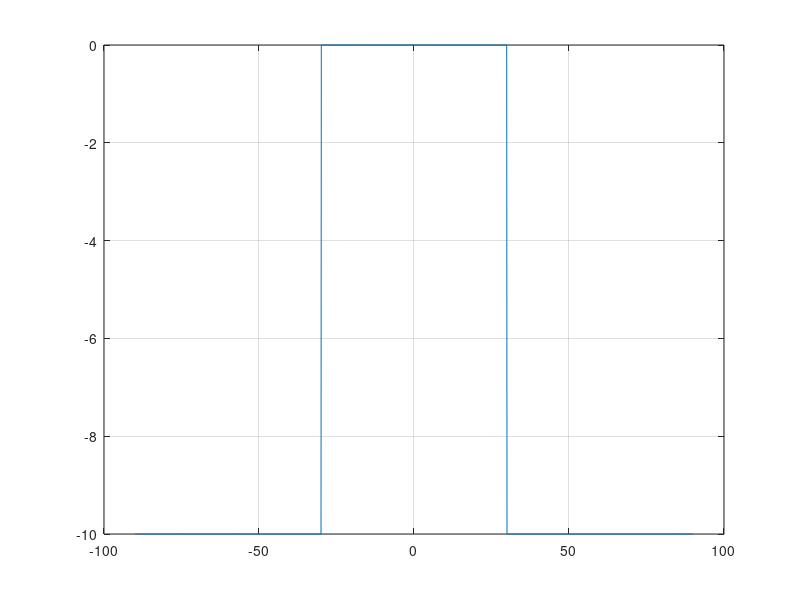

This chart was generated by the following MATLAB code: (Note: this script raises an error after producing the figure.)
%% TCMD in article: 
%% Beampattern matching in colocated MIMO radar using transmit covariance matrix design
%% It is written by Elahe Faghand
clf
clc
clear
tic
%% single lobe desired beampattern
start = -30;
stop = 30;
N = 10; % number of antennas
%%
theta_0 = (start + stop)/2;
theta = (-90:0.1:90)'*(pi/180); % radian
tt = (-90:0.1:90)'; % degree
L = length(theta);
for l = 1:L
    aT = exp(  1j * pi*(0:N-1)*sin(theta(l)) ).'; % steering vector
end
%%
a0 = exp(  1j * pi*(0:N-1)*sin(theta_0 *pi/180) ).';
beta0 = 1/(norm (a0)^2+norm (a0)^4);
IN = eye(N);
R_pre = beta0*(a0*a0'+IN);
%% Desired BeamPattern
pl1 = sin (start * pi/180 );
ph1 = sin (stop * pi/180);
P_d = (1.*(sin(theta)>pl1).*(sin(theta)<ph1));
theta_main = [start + 5 : 0.1 : stop - 5]' * (pi/180);
for i=1:length(P_d)
    if P_d(i)==0;
       P_d(i)=1e-1;
    end
end
plot(tt,10*log10(P_d)), grid on, hold on
%% Part_1
k=1;
D_k_while =1;
epsilon = 0.2;
eta = 0.1;
while max(D_k_while) > epsilon && k < 5
    BP_R_pre = Beam_Pattern (N,theta,R_pre);
    D_k = abs(P_d - BP_R_pre');
    [~,idx] = max (D_k);
    tt(idx)
    Ld_tetak = P_d(idx);
    aT_k = exp(  1j * pi*(0:N-1)*sin(theta(idx))).';
    beta_o = (Ld_tetak - (aT_k'*R_pre*aT_k))/norm (aT_k)^4;
    if beta_o >= -1/(aT_k'*R_pre^-1*aT_k);
        beta(k) = beta_o;
    else
         beta(k)= -1/(aT_k'*R_pre^-1*aT_k);
    end
    R(:,:,k) = R_pre + beta(k) * aT_k *aT_k';
    R_pre = R(:,:,k);
    P_sqp = Beam_Pattern (N,theta,R(:,:,k) );
   plot(tt,10*log10(abs(P_sqp)/max(P_sqp))), grid on, hold on

    BP_R_pre_while = Beam_Pattern (N,theta_main,R_pre);
    D_k_while = abs(ones(length(BP_R_pre_while),1) - BP_R_pre_while');
    k
    k=k+1;
    max(D_k_while)
end
figure
plot(tt,10*log10(abs(P_sqp)/max(P_sqp))), grid on, hold on

 %% Part 2
theta_side = [[-75 : 0.1 : start - 5],[ stop + 5 : 0.1 : 75]]' * (pi/180);
D_k_2 = 1;
k = 1;
while max(D_k_2) > eta && k < 10
        D_k_2 = abs(Beam_Pattern (N,theta_side,R_pre));
        [~,idx] = max (D_k_2);
        theta_side(idx) * 180/pi

        idx = find(abs(theta - theta_side(idx))<1e-5); % index in theta

        Ld_tetak = P_d(idx);
        aT_k = exp( 1j * pi*(0:N-1) * sin(theta(idx) )).';
        beta_o = (Ld_tetak - (aT_k'*R_pre*aT_k))/norm (aT_k)^4;
        if beta_o >= -1/(aT_k'*R_pre^-1*aT_k);
            beta(k) = beta_o;
        else
             beta(k)= -1/(aT_k' * R_pre^-1 * aT_k);
        end
        R(:,:,k) = R_pre + beta(k) * aT_k *aT_k';
        R_pre = R(:,:,k);
        P_sqp = Beam_Pattern (N,theta,R_pre );
        
        plot(tt,10*log10(abs(P_sqp)/max(P_sqp))), grid on, hold on
        k = k+1;
end
%%
function Beam_Pattern = Beam_Pattern (N,gamma,R)
Beam_Pattern = zeros(1, length(gamma));
    for l = 1:length(gamma)
        et = exp(1j*pi*(0:N-1)*(gamma(l))).';
        Beam_Pattern(l) = et'*R*et;
    end
end
